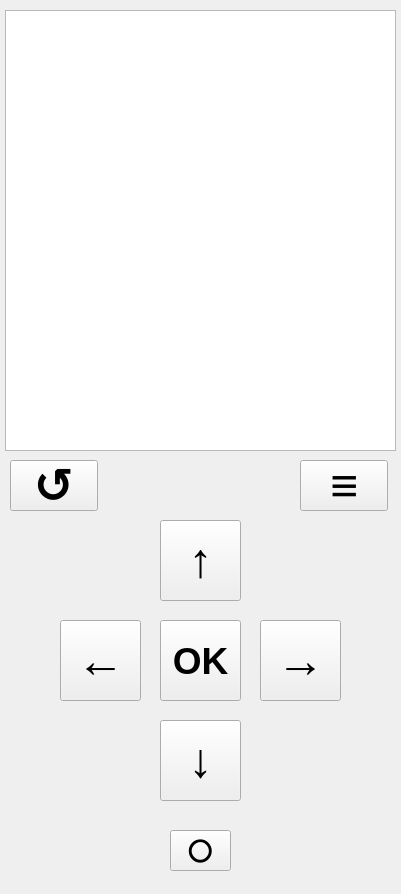
<?xml version="1.0" encoding="UTF-8"?>
<ui version="4.0">
 <class>MainWindow</class>
 <widget class="QMainWindow" name="MainWindow">
  <property name="geometry">
   <rect>
    <x>0</x>
    <y>0</y>
    <width>401</width>
    <height>894</height>
   </rect>
  </property>
  <property name="windowTitle">
   <string>MainWindow</string>
  </property>
  <widget class="QWidget" name="centralWidget">
   <widget class="QTableView" name="mainMenu">
    <property name="geometry">
     <rect>
      <x>5</x>
      <y>10</y>
      <width>391</width>
      <height>441</height>
     </rect>
    </property>
   </widget>
   <widget class="QPushButton" name="backButton">
    <property name="geometry">
     <rect>
      <x>10</x>
      <y>460</y>
      <width>88</width>
      <height>51</height>
     </rect>
    </property>
    <property name="font">
     <font>
      <pointsize>36</pointsize>
      <weight>75</weight>
      <bold>true</bold>
     </font>
    </property>
    <property name="cursor">
     <cursorShape>PointingHandCursor</cursorShape>
    </property>
    <property name="text">
     <string>↺</string>
    </property>
   </widget>
   <widget class="QPushButton" name="optionButton">
    <property name="geometry">
     <rect>
      <x>300</x>
      <y>460</y>
      <width>88</width>
      <height>51</height>
     </rect>
    </property>
    <property name="font">
     <font>
      <pointsize>36</pointsize>
      <weight>75</weight>
      <bold>true</bold>
     </font>
    </property>
    <property name="cursor">
     <cursorShape>PointingHandCursor</cursorShape>
    </property>
    <property name="text">
     <string>≡</string>
    </property>
   </widget>
   <widget class="QPushButton" name="upButton">
    <property name="geometry">
     <rect>
      <x>160</x>
      <y>520</y>
      <width>81</width>
      <height>81</height>
     </rect>
    </property>
    <property name="font">
     <font>
      <pointsize>36</pointsize>
      <weight>75</weight>
      <bold>true</bold>
     </font>
    </property>
    <property name="cursor">
     <cursorShape>PointingHandCursor</cursorShape>
    </property>
    <property name="text">
     <string>↑</string>
    </property>
   </widget>
   <widget class="QPushButton" name="downButton">
    <property name="geometry">
     <rect>
      <x>160</x>
      <y>720</y>
      <width>81</width>
      <height>81</height>
     </rect>
    </property>
    <property name="font">
     <font>
      <pointsize>36</pointsize>
      <weight>75</weight>
      <bold>true</bold>
     </font>
    </property>
    <property name="cursor">
     <cursorShape>PointingHandCursor</cursorShape>
    </property>
    <property name="text">
     <string>↓</string>
    </property>
   </widget>
   <widget class="QPushButton" name="rightButton">
    <property name="geometry">
     <rect>
      <x>260</x>
      <y>620</y>
      <width>81</width>
      <height>81</height>
     </rect>
    </property>
    <property name="font">
     <font>
      <pointsize>36</pointsize>
      <weight>75</weight>
      <bold>true</bold>
     </font>
    </property>
    <property name="cursor">
     <cursorShape>PointingHandCursor</cursorShape>
    </property>
    <property name="text">
     <string>→</string>
    </property>
   </widget>
   <widget class="QPushButton" name="leftButton">
    <property name="geometry">
     <rect>
      <x>60</x>
      <y>620</y>
      <width>81</width>
      <height>81</height>
     </rect>
    </property>
    <property name="font">
     <font>
      <pointsize>36</pointsize>
      <weight>75</weight>
      <bold>true</bold>
     </font>
    </property>
    <property name="cursor">
     <cursorShape>PointingHandCursor</cursorShape>
    </property>
    <property name="text">
     <string>←</string>
    </property>
   </widget>
   <widget class="QPushButton" name="enterButton">
    <property name="geometry">
     <rect>
      <x>160</x>
      <y>620</y>
      <width>81</width>
      <height>81</height>
     </rect>
    </property>
    <property name="font">
     <font>
      <pointsize>28</pointsize>
      <weight>75</weight>
      <bold>true</bold>
     </font>
    </property>
    <property name="cursor">
     <cursorShape>PointingHandCursor</cursorShape>
    </property>
    <property name="text">
     <string>OK</string>
    </property>
   </widget>
   <widget class="QPushButton" name="powerButton">
    <property name="geometry">
     <rect>
      <x>170</x>
      <y>830</y>
      <width>61</width>
      <height>41</height>
     </rect>
    </property>
    <property name="font">
     <font>
      <pointsize>24</pointsize>
      <weight>75</weight>
      <bold>true</bold>
     </font>
    </property>
    <property name="cursor">
     <cursorShape>PointingHandCursor</cursorShape>
    </property>
    <property name="toolTip">
     <string>&lt;html&gt;&lt;head/&gt;&lt;body&gt;&lt;p&gt;Power&lt;/p&gt;&lt;/body&gt;&lt;/html&gt;</string>
    </property>
    <property name="text">
     <string>⭘</string>
    </property>
   </widget>
  </widget>
 </widget>
 <layoutdefault spacing="6" margin="11"/>
 <resources/>
 <connections/>
</ui>
